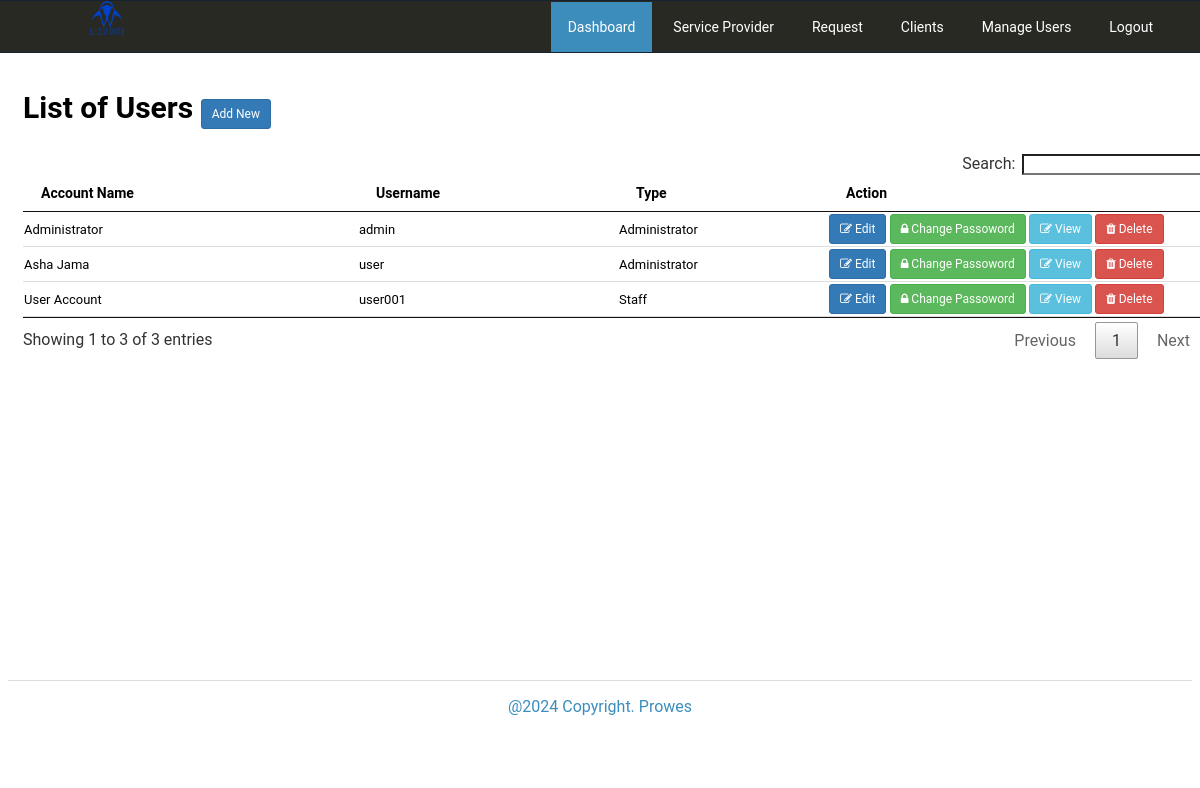
Page /admin/users/index.php (signed in) on the committed database.
### tables this page shows
CREATE TABLE `tblusers` (
  `USERID` int(11) NOT NULL,
  `NAME` varchar(90) NOT NULL,
  `UEMAIL` varchar(90) NOT NULL,
  `PASS` varchar(90) NOT NULL,
  `TYPE` varchar(30) NOT NULL,
  `PicLoc` text NOT NULL
);

### admin/users/index.php (called while the page is built, shortened)
<?php
require_once("../nav/navigation.php");
?>

### includes/database.php (called while the page is built, shortened)
<?php
class Database
{
    public $sql_string = '';
    private $conn;
    public function open_connection()
    {
        $this->conn = new mysqli(server, user, pass, database_name);
    }
    public function setQuery($sql = '')
    {
        $this->sql_string = $sql;
    }
    public function executeQuery()
    {
        $result = $this->conn->query($this->sql_string);
        return $result;
    }
    private function confirm_query($result)
    {
        return $result;
    }
    public function loadResultList($key = '') {
        $cur = $this->executeQuery();
        $array = array();
        if ($cur->num_rows > 0) {
            while ($row = $cur->fetch_object()) {
                if ($key) {
                    $array[$row->$key] = $row;
                } else {
                    $array[] = $row;
                }
            }
        }
        return $array;
    }
}
$mydb = new Database();
?>

### admin/users/list.php (the view, shortened to what this page needs)
 <div class="page-header">
	<h2>List of Users <span><a class="btn btn-primary btn-sm" href="index.php?view=add">Add New</a></span></h2>
</div>
       <div class="table-responsive">
               <table class="hover" id="dash-tables"   cellspacing="0">
			  <thead>
			  		<th> Account Name</th>
			  		<th>Username</th>
			  		<th>Type</th>
			  		<th width="32%">Action</th>
			  </thead>
			  <tbody>
			  	<?php
			  		$mydb->setQuery("SELECT *
										FROM  `tblusers`");
			  		$cur = $mydb->loadResultList();
					foreach ($cur as $result) {
			  		echo '<tr>';
			  		echo '<td>' . $result->NAME.'</a></td>';
			  		echo '<td>'. $result->UEMAIL.'</td>';
			  		echo '<td>'. $result->TYPE.'</td>';
			  		if ($result->TYPE=="SystemAdministrator") {
			  			$btn = '<a title="Edit" href="index.php?view=edit&id='.$result->USERID.'" class="btn btn-primary btn-sm  " ><i class="fa fa-edit"></i> Edit</a> <a title="Edit" href="index.php?view=changepassword&id='.$result->USERID.'" class="btn btn-success btn-sm  " ><i class="fa fa-lock"></i> Change Passoword</a> <a title="View" href="index.php?view=view&id='.$result->USERID.'" class="btn btn-info btn-sm  " ><i class="fa fa-edit"></i> View</a>';
			  		}else{
			  			$btn= '<a title="Edit" href="index.php?view=edit&id='.$result->USERID.'" class="btn btn-primary btn-sm  " ><i class="fa fa-edit"></i> Edit</a> <a title="Edit" href="index.php?view=changepassword&id='.$result->USERID.'" class="btn btn-success btn-sm  " ><i class="fa fa-lock"></i> Change Passoword</a> <a title="View" href="index.php?view=view&id='.$result->USERID.'" class="btn btn-info btn-sm  " ><i class="fa fa-edit"></i> View</a>
			  					 <a title="Delete" href="controller.php?action=delete&id='.$result->USERID.'" class="btn btn-danger btn-sm  " ><i class="fa fa-trash"></i> Delete</a>';
			  		}
			  		echo '<td > '.$btn.'</td>';
			  		echo '</tr>';
			  	}
			  	?>
			  </tbody>
			</table>
		</div>

### admin/css/style.css (style rules this page uses)
body { font-family: "Roboto", -apple-system, BlinkMacSystemFont, "Segoe UI", Roboto, "Helvetica Neue", Arial, sans-serif; }
.page-header { font-size: 20px; }
.page-header span { font-size: 14px; }
.btn { display: inline-block; padding: 6px 12px; margin-bottom: 0; font-size: 14px; font-weight: normal; line-height: 1.42857143; text-align: center; white-space: nowrap; vertical-align: middle; -ms-touch-action: manipulation; touch-action: manipulation; cursor: pointer; -webkit-user-select: none; -moz-user-select: none; -ms-user-select: none; user-select: none; background-image: none; border: 1px solid transparent; border-radius: 4px; }
.btn-primary { color: #fff; background-color: #337ab7; border-color: #2e6da4; }
.btn-success { color: #fff; background-color: #5cb85c; border-color: #4cae4c; }
.btn-info { color: #fff; background-color: #5bc0de; border-color: #46b8da; }
.btn-danger { color: #fff; background-color: #d9534f; border-color: #d43f3a; }
.btn-sm, .btn-group-sm > .btn { padding: 5px 10px; font-size: 12px; line-height: 1.5; border-radius: 3px; }
a.btn { text-decoration: none; }
#dash-tables { text-align: left; }
#dash-tables th { font-size: 14px; font-weight: bold; }
#dash-tables td { font-size: 13px; padding: 2px 1px 2px 1px; border-bottom: .5px solid #ddd; }

### rows in the picture
tblusers: NAME "Administrator", UEMAIL "admin", TYPE "Administrator"
tblusers: NAME "Asha Jama", UEMAIL "user", TYPE "Administrator"
tblusers: NAME "User Account", UEMAIL "user001", TYPE "Staff"
